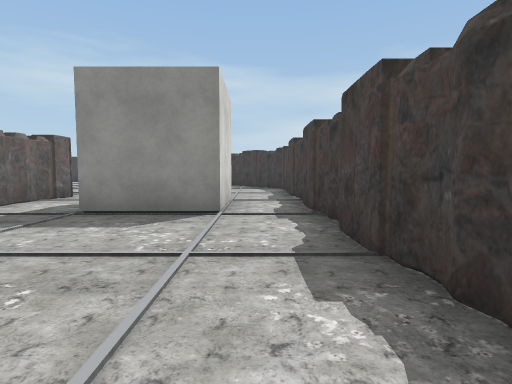
[1] (above)

13 first-person views from a walk through a Unity game level. The camera is 1.5 m above the floor, tilts 4° down and sees 80° across. The floor is counted in squares, 2 m on a side. Each view is taken from the middle of a square. On the plan, view 1 faces up. The plan holds only what a view shows up to about 10 squares ahead; the rest is blank. The place goes on beyond the plan. Some surface patterns are stand-ins.

[2]
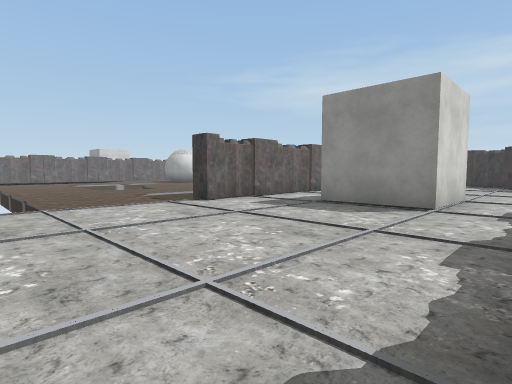

[3]
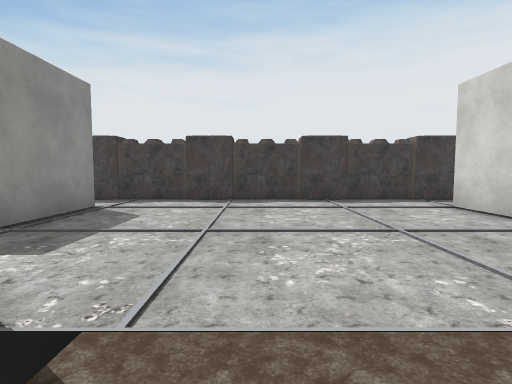

[4]
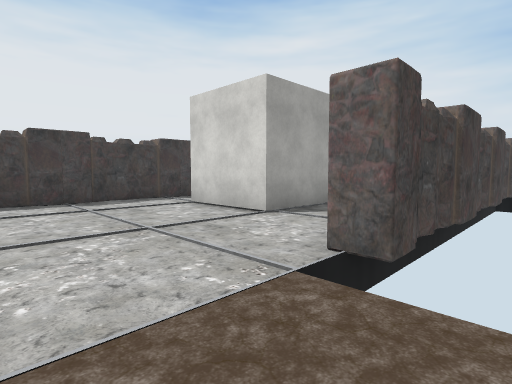

[5]
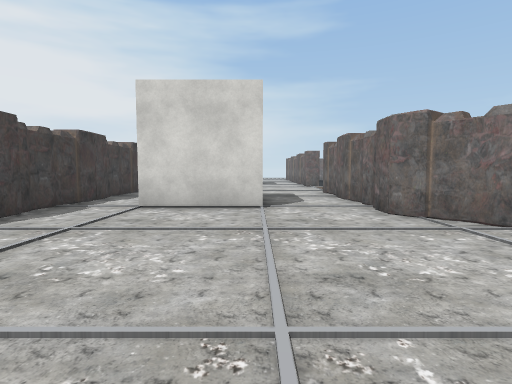

[6]
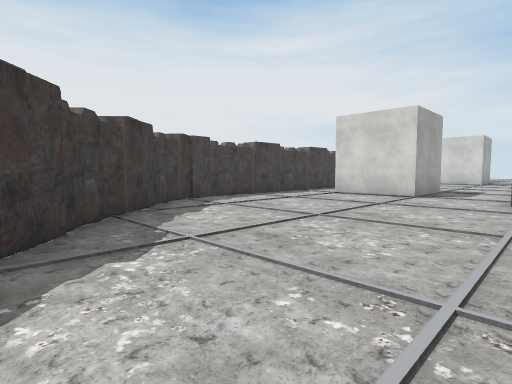

[7]
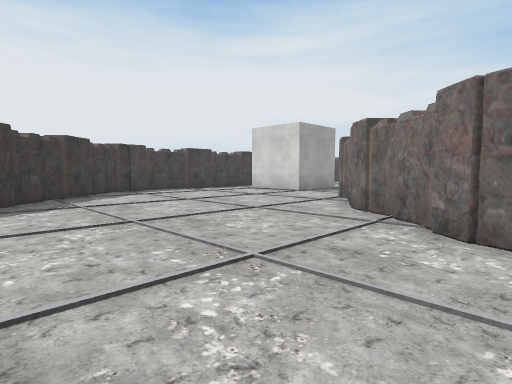

[8]
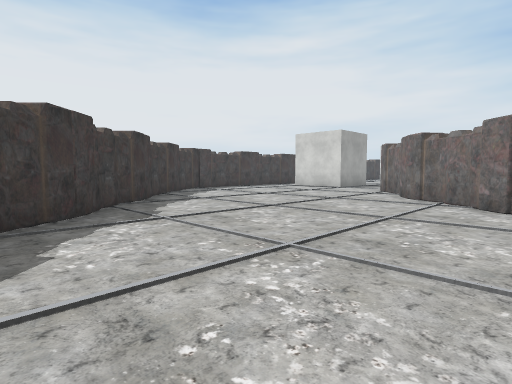

[9]
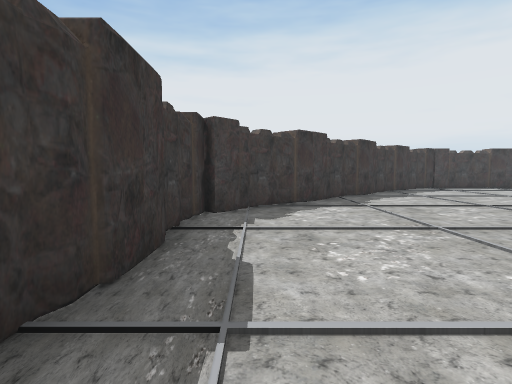

[10]
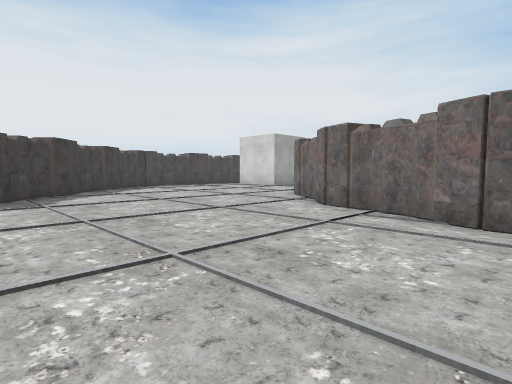

[11]
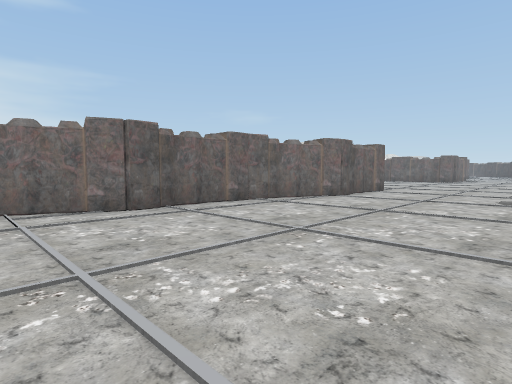

[12]
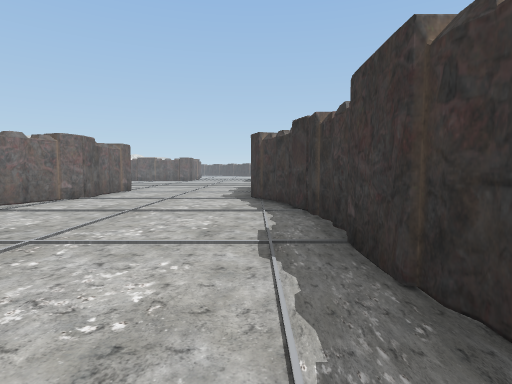

[13]
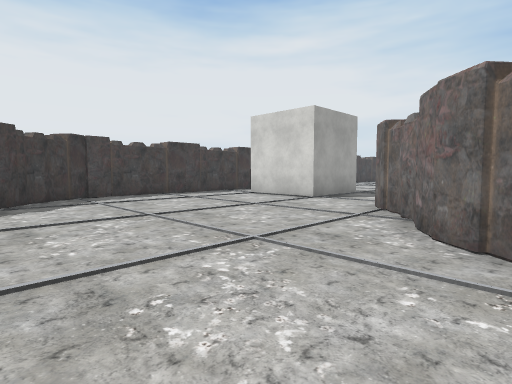

### Floor plan
Points are (right, up) in squares from view 1. A wall is a line through its corners. A room is listed if a view was taken in it or the views show most of it. See-through windows are left out.
Room 1 (views 1, 2)
walls: (1, 3.8) (1.2, 4.3); (1.2, 2.1) (1, 2.7); (1, 0.7) (1.2, 1.3); (1.2, 5.1) (1, 5.6); (-5.2, 5.3) (-5.5, 4.9); (0.9, 6.8) (1.2, 7.4); (1.2, -0.9) (1, -0.4); (-0.6, 7.9) (-0.6, 5.4) (-3.1, 5.4) (-3.1, 7.9); (-5.5, 6.8) (-5.3, 6.4); (-3.1, -2.1) (-0.6, -2.1); (1, -2.3) (1.2, -1.8); (-5.2, 8.2) (-5.5, 7.6); (1.3, 8.3) (1, 8.8); (-5.4, 8.7) (-5.4, 3.5); (1.2, -3.2) (1.2, 8.4)
ways out: opening at (-5.5, 1.5) to room 2; opening at (-4.5, -3.5) to room 2; opening at (0.5, -3.5) to room 2; opening at (-4.5, 9.5) to room 3; opening at (0, 9) to room 3
Room 2 (views 3, 4)
walls: (-3.1, -4.4) (-3.1, -2.1); (-6, -0.6) (-5.4, -0.6); (-5.4, 3.5) (-5.9, 3.5)
ways out: opening at (-5.5, 1.5) to room 1; opening at (-4.5, -3.5) to room 1; opening at (0.5, -3.5) to room 1
Room 3 (views 5, 6, 7, 8, 9, 10, 11, 12, 13)
walls: (-11.7, 14.2) (-11.3, 13.7); (-13.5, 14.1) (-13.1, 14.3) (-12.4, 14.3) (-9.4, 13.2); (-10.6, 13.5) (-9.9, 13.5); (-9.4, 13.3) (-8.8, 12.8) (-8.6, 12.4) (-7.9, 11.9) (-7.4, 11.7); (-15.5, 14.3) (-13.4, 14.3); (-7.8, 11.9) (-7, 11.3) (-5.2, 8.7); (-17.7, 15.2) (-17.3, 14.8); (-11.4, 21.1) (-11.9, 20.9); (-10, 20.8) (-10.5, 21.1); (-18.4, 15.3) (-15.5, 14.2); (-15.4, 20.9) (-16.9, 20.4); (-19.2, 15.4) (-18.2, 15.4); (-17.1, 20.3) (-18.3, 19.9); (-17.3, 20.4) (-17.8, 20); (-7, 20.9) (-7.5, 21.1); (-7, 21.1) (-15.5, 21.1); (-6.1, 9.6) (-5.5, 9.2); (-4.9, 18.9) (-5.1, 19.5); (-2.9, 16.8) (-3, 17.3); (-1.5, 15.8) (-2.1, 16.1); (-0.7, 14.7) (-0.9, 15.3); (-3.1, 7.9) (-0.6, 7.9); (-0.1, 14.4) (-6.6, 20.8); (0.3, 13.8) (-0.1, 14); (0.3, 13.5) (-0.3, 14.4); (0.8, 12.7) (0.8, 13.2); (1.2, 11.2) (1, 11.8); (1, 10) (1.2, 10.4); (1.2, 9.8) (1.2, 12.3) (0.4, 13.4); (1.2, 8.4) (1.2, 9.4)
ways out: opening at (-4.5, 9.5) to room 1; opening at (0, 9) to room 1

Positions as (right, up) in squares from view 1, and headings:
1: (0, 0), facing up
2: (1, -1), facing up-left
3: (-7, 2), facing right
4: (-7, 2), facing down-right
5: (-3, 14), facing down
6: (-6, 17), facing down-right
7: (-10, 17), facing down-right
8: (-10, 20), facing down-right
9: (-12, 20), facing right
10: (-13, 19), facing down-right
11: (-10, 20), facing down-left
12: (-10, 20), facing left
13: (-8, 15), facing down-right
